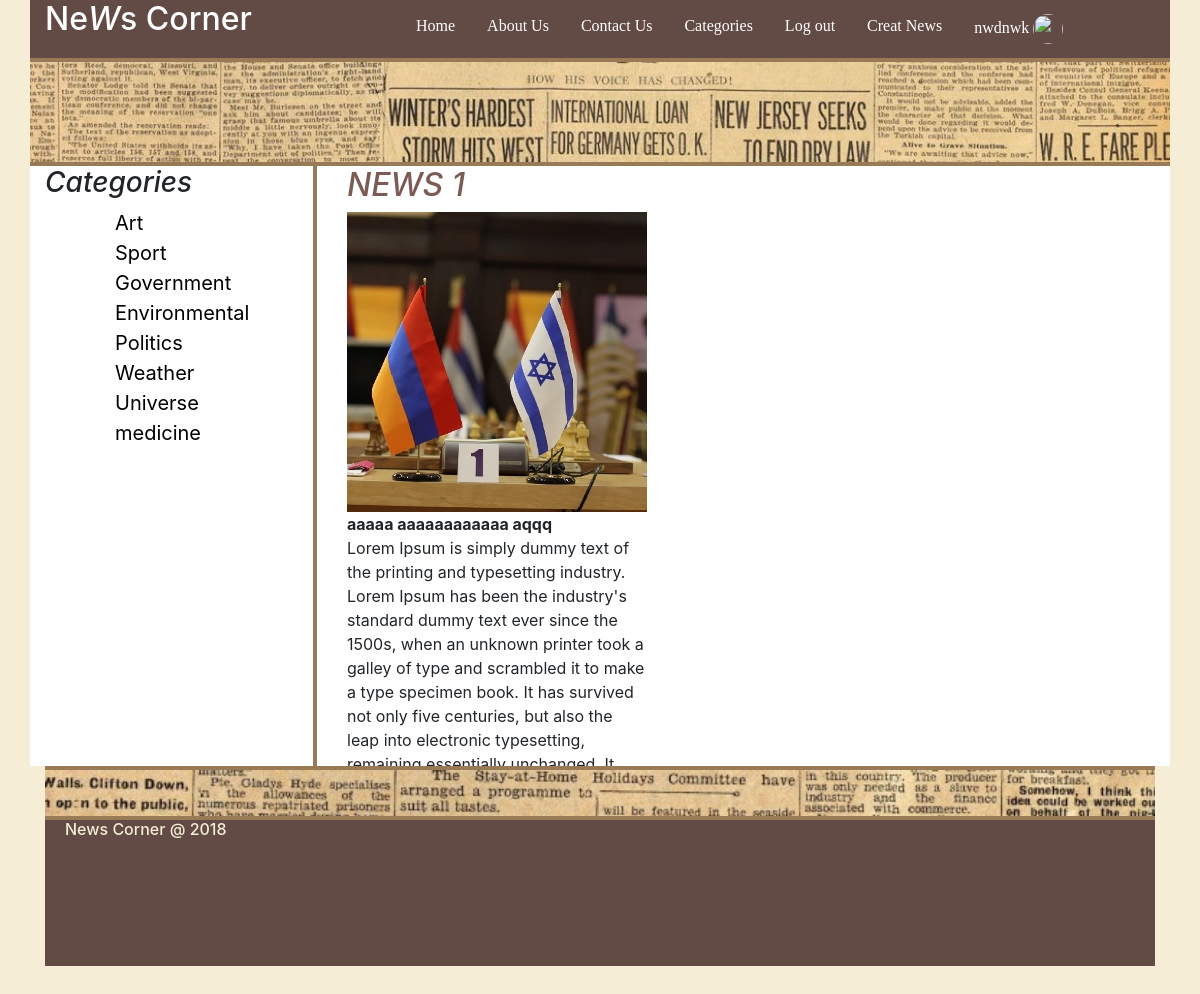
Page /view.php?id=1 (signed in) on the committed database.
### tables this page shows
CREATE TABLE `registr_s` (
  `id` int(11) NOT NULL,
  `f_name` varchar(50) NOT NULL,
  `l_name` varchar(50) NOT NULL,
  `email` varchar(320) NOT NULL,
  `password` varchar(40) NOT NULL,
  `profile_path` varchar(255) NOT NULL,
  `country_id` int(11) NOT NULL,
  `registr_date` date NOT NULL
);

CREATE TABLE `categories` (
  `id` int(11) NOT NULL,
  `title` varchar(255) NOT NULL
);

CREATE TABLE `news` (
  `id` int(11) NOT NULL,
  `title` varchar(255) NOT NULL,
  `description` text NOT NULL,
  `content` text NOT NULL,
  `image_path` varchar(255) NOT NULL,
  `category_id` int(11) NOT NULL,
  `date_of_creating` date NOT NULL
);

### cookies_sessions/session_on.php (called while the page is built, shortened)
<?php
function check_session(){
    if(isset($_SESSION['id'])) {
        return true;
    }
    return false;
}

### components/db.php (called while the page is built, shortened)
<?php
class Database
{
    public function is_serialized($data, &$result = null)
    {
        $data = trim($data);
        if (strlen($data) < 4) {
            return false;
        }
        if ($data[1] !== ':') {
            return false;
        }
        return false;
    }
}

### view.php (the view, shortened to what this page needs)
<?php
require_once 'components/db_functions.php';
require_once 'layouts/header.php';
require_once 'cookies_sessions/session_on.php';
require_once 'layouts/left-sidebar.php';
?>
<div class="col-md-9 right">
    <div class="news_list col-md-12 ">
        <?php
        if (isset($_GET['id'])) {
            $id = $_GET['id'];
            $stmt = $conn->query("SELECT * FROM news where id=" . $id);
            $data = $stmt->fetch(PDO::FETCH_ASSOC);
        } else {
            header("Location: index.php");
        }
        ?>
        <?php if (!empty($data)){ ?>
        <h2 class="title"><?php echo $data['title']; ?></h2>
        <div class="image_container"><img src="uploads/<?php echo $data['image_path']; ?>"</div>
        <div class="description"><?php echo $data['description']; ?></div>
        <div><?php echo $data['content']; ?></div>
        <?php } ?>
    </div>
</div>
</div>
</div>
<?php require_once 'layouts/footer.php'; ?>

### layouts/header.php (shortened to what this page needs)
<?php
include_once "cookies_sessions/session_on.php";
include_once 'components/db_functions.php';
if(isset ($_SESSION['id'])) {
    $user_id = $_SESSION['id'];
}else{
    $user_id = "";
}
$stmt = $conn->query("select * from registr_s where id = '$user_id'"  );
$data = $stmt->fetch(PDO::FETCH_ASSOC);
?>
<!DOCTYPE html>
<html lang="en">
<head>
    <link rel="stylesheet" href="css/bootstrap.css">
    <link rel="stylesheet" href="css/style.css">
    <link rel="stylesheet" href="css/fontawesome.css">
</head>
<body>
<div class="container-fluid ">
    <div class="container header ">
        <div class="navigation">
            <nav class="row ">
                <div class="col-md-3  col-xs-3 nav_bottom left_header" id="logo"><a href="index.php"><h2 >Ne<i>W</i>s Corner</h2></a></div>
                <div class="col-md-9 col-xs-9 nav_bottom right_header">
                    <ul>
                        <li class="nav"><a class="nav_href" href="index.php">Home</a></li>
                        <li class="nav"><a class="nav_href" href="about_us.php">About Us</a></li>
                        <li class="nav"><a class="nav_href" href="contact.php">Contact Us</a></li>
                        <li class="nav"><a class="nav_href" href="category_nav.php">Categories</a></li>
                        <?php
                        if (check_session()): ?>
                            <li class="nav"><a class="nav_href" href="log_out.php">Log out</a></li>
                            <li class="nav"><a class="nav_href" href="admin.php">Creat News</a></li>
                            <li class="nav"><a class="nav_href" href="welcome.php" title = "Profile">
                                    <?= $data['f_name']?>
                                    <img  class="profile_image"  src="uploads/profiles/<?php echo $data['profile_path']  ?>" alt="">
                                </a></li>
                        <?php else: ?>
                            <li class="nav"><a class="nav_href" href="sign_up.php">Sign up</a></li>
                            <li class="nav" ><a class="nav_href" href="log_in.php">Log in</a></li>
                        <?php endif; ?>
                    </ul>
                </div>
                <div class="container header_background_image"></div>
            </nav>
        </div>
    </div>

### layouts/left-sidebar.php (shortened to what this page needs)
<?php
$stmt = $conn->query("SELECT * FROM categories");
$data = $stmt->fetchAll(PDO::FETCH_ASSOC);
include_once "components/db.php";
?>
<div class="container">
    <div class="row">
        <div class="col-md-3 left">
            <h3 style="font-style: italic" class="cat">Categories</h3>
            <ul class="category_nav" id="sortable">
            <?php foreach ($data as $value):?>
                    <li><a href="category.php?id=<?= $value['id']
                        ?>"><?= $value['title']?></a> </li>
                <?php endforeach;?>
            </ul>
        </div>

### css/style.css (style rules this page uses)
body { background:#F5EDD5; outline:none !important; padding:0; margin:0; }
ul { list-style-type: none; margin-left: 70px; padding: 0; }
li { list-style-type: none; }
.nav { float: left; }
.nav a { display: block; color: white; text-align: center; padding: 14px 16px; text-decoration: none; font-family: "Verdana"; }
.category_nav li a { color:black; text-decoration:none; font-size: 20px; }
.left { background: #FFFFFF; border-right:2px solid #987A57; }
.right { background: #FFFFFF; border-left:2px solid #987A57; }
.title { font-style:italic; text-transform:uppercase; color: #7c5b55; }
.image_container { width:300px; height:300px; margin-left:0!important; }
.image_container img { width:300px; height:300px !important; object-fit:cover !important; margin-left:0!important; }
.header { background-color: #624B45; border-bottom: 4px solid #987A57; }
.nav_bottom { border-bottom: 4px solid #987A57; }
#logo a { color: white; }
#logo a h2 { -webkit-animation-name: example; -webkit-animation-duration: 10s; animation-name: example; animation-duration: 10s; }
.description { font-weight: bold; }
.nav .profile_image { width:30px; height:30px; border-radius:50%; overflow: hidden; object-fit: cover; }
.header_background_image { background-image: url("../images/news_header.jpg"); height:100px; background-repeat:no-repeat ; background-size: cover; }
.news_list { height:600px; overflow-y: scroll; }
.cat { position: relative; -webkit-animation-name: example; -webkit-animation-duration: 4s; animation-name: example_cat; animation-duration: 4s; }

### rows in the picture
registr_s: f_name "nwdnwk"
categories: title "Art"
categories: title "Sport"
categories: title "Government"
categories: title "Environmental"
categories: title "Politics"
categories: title "Weather"
categories: title "Universe"
categories: title "medicine"
news: title "NEWS 1", image_path (picture), description "aaaaa aaaaaaaaaaaa aqqq", content "Lorem Ipsum is simply dummy text of the printing and typesetting industry. Lorem Ipsum has been the industry's standard dummy text ever since the 1500s, when an unknown printer took a galley of type and scrambled it to make a type specimen book. It has survived not only five centuries, but also the leap into electronic typesetting,…"
